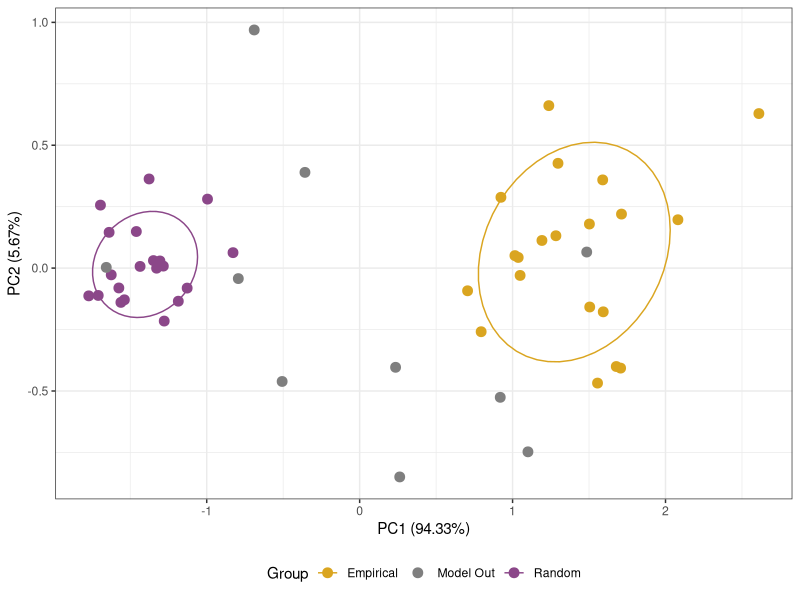

The R script that drew this image:
## ---- chunk 1
knitr::opts_chunk$set(echo = TRUE)
## ---- chunk 2
library(ggplot2)
set.seed(42)
# Cluster A points
cluster_a <- matrix(rnorm(40, mean = 5, sd = 0.8), ncol = 2)
# Cluster B points
cluster_b <- matrix(rnorm(40, mean = -4.5, sd = 2), ncol = 2)
# Undefined points (noise spread across the center)
undefined_points <- matrix(rnorm(20, mean = 0, sd = 4), ncol = 2)

# Combine into a single data frame
my_data <- as.data.frame(rbind(cluster_a, cluster_b, undefined_points))
colnames(my_data) <- c("Var1", "Var2")

# Create a grouping variable 
group_labels <- c(rep("Random", 20), rep("Empirical", 20), rep("Model Out", 10))
my_data$Group <- as.factor(group_labels)

# 2. Perform PCA
pca_result <- prcomp(my_data[, c("Var1", "Var2")], scale. = TRUE)

# 3. Prepare data frame for ggplot
pca_data <- as.data.frame(pca_result$x) # Extract PC scores
pca_data$Group <- my_data$Group         # Add the grouping variable

# 4. Plot the PCA 
ggplot(pca_data, aes(x = PC1, y = PC2, color = Group)) +
  geom_point(size = 3) + # Add points and color by the 'Group' variable
  # Manually set colors: defined groups get distinct colors, undefined gets grey
  scale_color_manual(values = c("Random" = "orchid4", # Blue color
                                "Empirical" = "goldenrod", # Gold color
                                "Model Out" = "grey50")) +
  labs(x = paste0("PC1 (", round(summary(pca_result)$importance[2, 1] * 100, 2), "%)"),
       y = paste0("PC2 (", round(summary(pca_result)$importance[2, 2] * 100, 2), "%)"),
       color = "Group") +
  theme_bw() +
  theme(legend.position = "bottom") +
  # Optional: Add concentration ellipses to highlight the main areas
  stat_ellipse(data = subset(pca_data, Group %in% c("Random", "Empirical")), aes(color = Group), type = "norm", level = 0.6)

